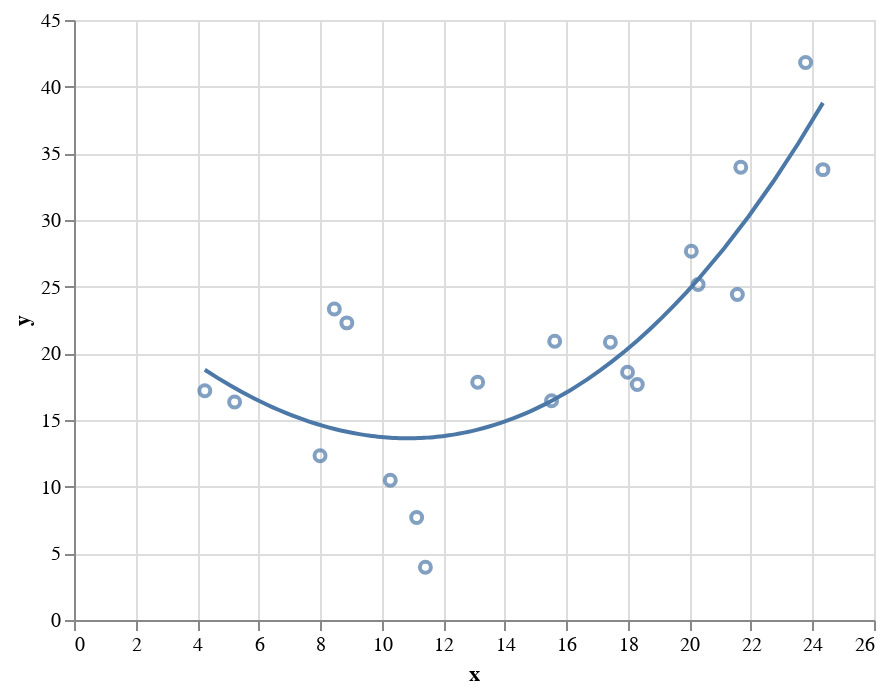

The code cell stored with this chart in its notebook:
### Code cell
import altair as alt
import pandas as pd
import numpy as np
import seaborn as sns

num_points = 20
color = [*range(0, 20, 1)] 

x= 5 + np.arange(num_points) + np.random.randn(num_points)
y=10 + np.arange(num_points) + 5 * np.random.randn(num_points)

df = pd.DataFrame({'x': x, 'y': y }) #, 'color': color})


chart = alt.Chart(df).mark_point().encode(
    x='x',
    y='y',
   # color='color',
)

chart + chart.transform_regression('x', 'y',method="poly").mark_line().interactive()

### Figure 1 — Vega-Lite specification as saved in the notebook (floating-point values rounded to 4 significant figures)
{"config": {"view": {"continuousWidth": 400, "continuousHeight": 300}}, "layer": [{"mark": "point", "encoding": {"x": {"type": "quantitative", "field": "x"}, "y": {"type": "quantitative", "field": "y"}}}, {"mark": "line", "encoding": {"x": {"type": "quantitative", "field": "x"}, "y": {"type": "quantitative", "field": "y"}}, "selection": {"selector002": {"type": "interval", "bind": "scales", "encodings": ["x", "y"]}}, "transform": [{"on": "x", "regression": "y", "method": "poly"}]}], "data": {"name": "data-1520c29069266cd8deed05a974875d71"}, "$schema": "https://vega.github.io/schema/vega-lite/v4.8.1.json", "datasets": {"data-1520c29069266cd8deed05a974875d71": [{"x": 4.251, "y": 17.2}, {"x": 5.22, "y": 16.35}, {"x": 8.867, "y": 22.29}, {"x": 7.996, "y": 12.32}, {"x": 8.461, "y": 23.33}, {"x": 10.28, "y": 10.48}, {"x": 11.42, "y": 3.956}, {"x": 11.14, "y": 7.682}, {"x": 13.12, "y": 17.83}, {"x": 15.62, "y": 20.91}, {"x": 15.52, "y": 16.44}, {"x": 17.99, "y": 18.57}, {"x": 17.43, "y": 20.83}, {"x": 18.31, "y": 17.66}, {"x": 20.28, "y": 25.17}, {"x": 21.67, "y": 33.96}, {"x": 20.06, "y": 27.66}, {"x": 21.56, "y": 24.41}, {"x": 24.34, "y": 33.78}, {"x": 23.78, "y": 41.81}]}}
